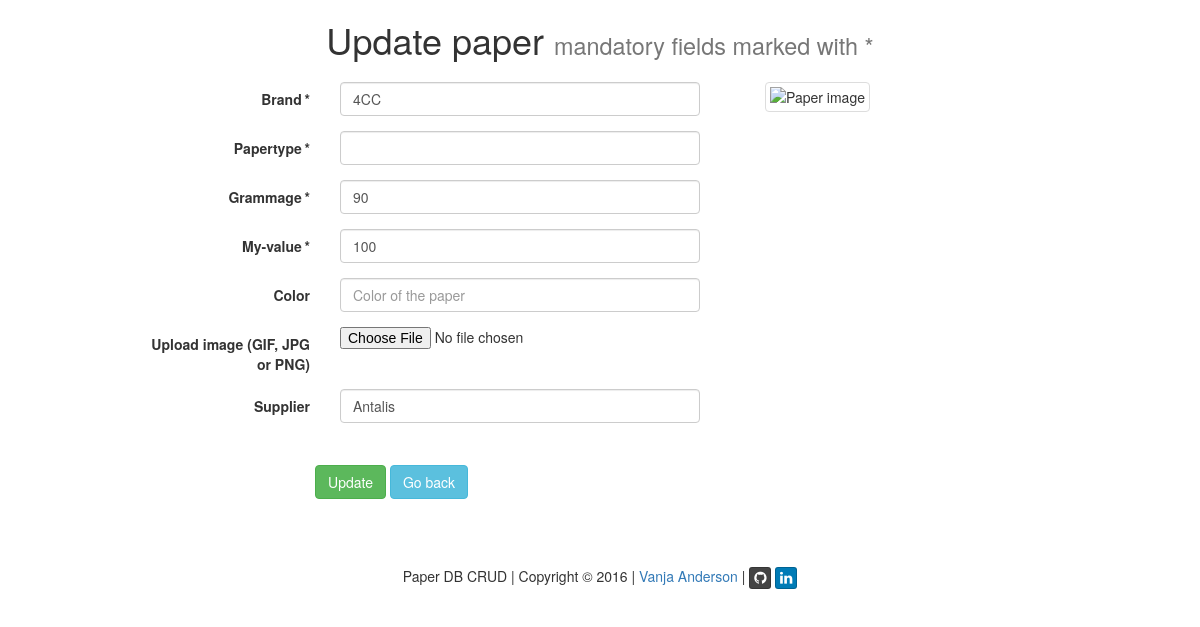
The page /?q=update_paper&id=1 (signed in) on the database its author committed.
### tables this page shows
CREATE TABLE IF NOT EXISTS paper (
  id int(11) NOT NULL AUTO_INCREMENT,
  brand varchar(45) NOT NULL,
  type varchar(45) NOT NULL,
  color varchar(45) DEFAULT ' ',
  supplier varchar(45) NOT NULL,
  grammage int(4) NOT NULL,
  my int(4) NOT NULL,
  user char(8) NOT NULL,
  image varchar(255) DEFAULT 'uploads/no-image.jpg',
  PRIMARY KEY (id),
   
  CONSTRAINT paper_brand_fk FOREIGN KEY (brand) REFERENCES brand(brand),
  CONSTRAINT paper_type_fk FOREIGN KEY (type) REFERENCES type(type),
  CONSTRAINT paper_color_fk FOREIGN KEY (color) REFERENCES color(color),
  CONSTRAINT paper_supplier_fk FOREIGN KEY (supplier) REFERENCES supplier(supplier),
  CONSTRAINT paper_user_fk FOREIGN KEY (user) REFERENCES user(name)
);

### index.php (called while the page is built, shortened)
<?php
require('script/functions.php');
$q = null;
$page = "";
if(isset($_GET['q'])) {
	$q = $_GET['q'];
}
switch($q) {
	case "update_paper": {
		$page = 'admin/update_paper.php';
	} break;
}
include('inc/header.php');
include($page);
include('inc/footer.php');
?>

### script/functions.php (called while the page is built, shortened)
<?php
function output_from_database($sql, $attr) {
	$pdo = CDatabase::connect();
	$pdo->setAttribute(PDO::ATTR_ERRMODE, PDO::ERRMODE_EXCEPTION);
	$stmt = $pdo->prepare($sql);
	$stmt->execute(explode(", ",$attr));
	return $stmt->fetch(PDO::FETCH_ASSOC);
}
?>

### admin/update_paper.php (the view, shortened to what this page needs)
<?php
$id = null;
$brandClass = '';
$typeClass 	= '';
$grammageClass	= '';
$myClass 	= '';
if ( !empty($_GET['id'])) {
	$id = $_REQUEST['id'];
}
if ( $id === null ) {
	header('Location:?q=start');
} else {
	$data = output_from_database('SELECT * FROM paper WHERE id = ?', "$id");
}
?>
	<article>
		<div class="row">
			<h1 class="text-center empty-row-after"><?=UPDATE_PAPER_TITLE;?> <small><?=MANDATORY_SUB_TITLE;?></small></h1>
		</div>
		<div class="row">
			<form class="form-horizontal" action="?q=update_paper&amp;id=<?=$id;?>" method="post" role="form" enctype="multipart/form-data">
        	<div class="form-group col-sm-8">
				<div class="form-group">
					<label for="brand" class="control-label col-sm-3 col-sm-offset-2"><?=BRAND_TITLE.MANDATORY;?></label>
					<div class="controls col-sm-6">
	                    <input name="brand" class="form-control <?=$brandClass;?>" type="text" placeholder="<?=BRAND_PLACEHOLDER;?>" value="<?=$data['brand'];?>" />
					</div>
				</div>
				<div class="form-group">
					<label for="type" class="control-label col-sm-3 col-sm-offset-2"><?=TYPE_TITLE.MANDATORY;?></label>
					<div class="controls col-sm-6">
						<input name="type" class="form-control <?=$typeClass;?>" placeholder="<?=TYPE_PLACEHOLDER;?>" value="<?=$data['type'];?>" />
					</div>
				</div>
				<div class="form-group">
					<label for="grammage" class="control-label col-sm-3 col-sm-offset-2"><?=GRAMMAGE_TITLE.MANDATORY;?></label>
					<div class="controls col-sm-6">
						<input name="grammage" class="form-control <?=$grammageClass;?>" placeholder="<?=GRAMMAGE_PLACEHOLDER;?>" value="<?=$data['grammage'];?>" />
					</div>
				</div>
				<div class="form-group">
					<label for="my" class="control-label col-sm-3 col-sm-offset-2"><?=MY_TITLE.MANDATORY;?></label>
					<div class="controls col-sm-6">
						<input name="my" class="form-control <?=$myClass;?>" placeholder="<?=MY_PLACEHOLDER;?>" value="<?=$data['my'];?>" />
					</div>
				</div>
				<div class="form-group">
					<label for="color" class="control-label col-sm-3 col-sm-offset-2"><?=COLOR_TITLE;?></label>
					<div class="controls col-sm-6">
						<input name="color" class="form-control" placeholder="<?=COLOR_PLACEHOLDER;?>" value="<?=$data['color'];?>" />
					</div>
				</div>
					<div class="form-group">
						<label for="image" class="control-label col-sm-3 col-sm-offset-2"><?=UPLOAD_TITLE;?></label>
						<div class="controls col-sm-6">
							<input type="file" name="image" placeholder="File" />
						</div>
					</div>
				<div class="form-group empty-row-after">
					<label for="supplier" class="control-label col-sm-3 col-sm-offset-2"><?=SUPPLIER_TITLE;?></label>
					<div class="controls col-sm-6">
						<input name="supplier" class="form-control" placeholder="<?=SUPPLIER_PLACEHOLDER;?>" value="<?=$data['supplier'];?>" />
					</div>
				</div>
				</div>
				<div class="form-group col-sm-4">
					<img src="<?=DOCUMENT_ROOT;?>/<?=$data['image'];?>" alt="Paper image" class="img-responsive img-thumbnail" />
				</div>
				<div class="form-group">
					<div class="col-sm-offset-3 col-sm-6">
						<button type="submit" class="btn btn-success"><?=BUTTON_UPDATE;?></button>
						<a class="btn btn-info" role="button" href="<?=DOCUMENT_ROOT;?>"><?=BUTTON_BACK;?></a>
					</div>
				</div>
			</form>
		</div>
	</article>

### css/my.css (style rules this page uses)
.empty-row-after { padding-bottom: 12px; }
article { min-height: 566px; }

### rows shown on the page
paper: brand "4CC", grammage "90", my "100", supplier "Antalis"

### other values the page prints
UPDATE_PAPER_TITLE "Update paper"
MANDATORY_SUB_TITLE "mandatory fields marked with *"
BRAND_TITLE "Brand"
MANDATORY "*"
TYPE_TITLE "Papertype"
GRAMMAGE_TITLE "Grammage"
MY_TITLE "My-value"
COLOR_TITLE "Color"
UPLOAD_TITLE "Upload image (GIF, JPG or PNG)"
SUPPLIER_TITLE "Supplier"
BUTTON_UPDATE "Update"
BUTTON_BACK "Go back"
WEB_PAGE_TITLE "Paper DB CRUD"
